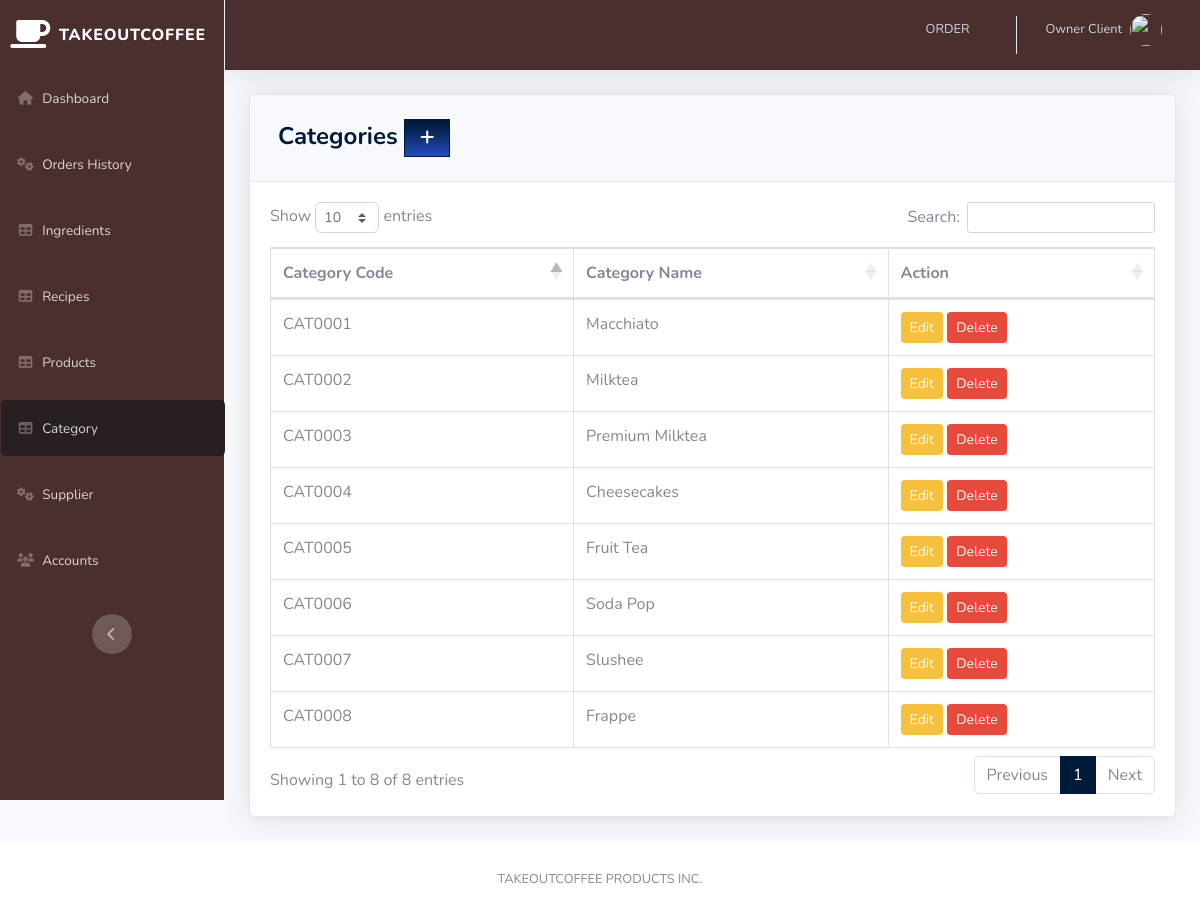
Page /pages/category.php (signed in) on the committed database.
### tables this page shows
CREATE TABLE `category` (
  `category_id` int(11) NOT NULL,
  `category_name` varchar(50) DEFAULT NULL
);

### pages/category.php (the view, shortened to what this page needs)
<?php
include '../includes/connection.php';
include '../includes/sidebar.php';
$sql = "SELECT category_id, category_name FROM category ORDER BY category_name ASC";
$result = mysqli_query($db, $sql) or die("Bad SQL: $sql");
?>
<div class="card shadow mb-4">
    <div class="card-header py-3">
        <h4 class="m-2 font-weight-bold text-primary">
            Categories
            <a href="#" data-toggle="modal" data-target="#aModal" class="btn btn-primary bg-gradient-primary" style="border-radius: 0px;">
                <i class="fas fa-fw fa-plus"></i>
            </a>
        </h4>
    </div>
    <div class="card-body">
        <div class="table-responsive">
            <table class="table table-bordered" id="dataTable" width="100%" cellspacing="0">
                <thead>
                    <tr>
                        <th>Category Code</th>
                        <th>Category Name</th>
                        <th>Action</th>
                    </tr>
                </thead>
                <tbody>
                    <?php
                    while ($row = mysqli_fetch_assoc($result)) {
                        echo '<tr>';
                        echo '<td>CAT' . str_pad($row['category_id'], 4, '0', STR_PAD_LEFT) . '</td>';
                        echo '<td>' . $row['category_name'] . '</td>';
                        echo '<td>
                        <button
                            class="btn btn-warning btn-sm edit-category-button"
                            data-toggle="modal"
                            data-target="#editCategoryModal"
                            data-id="' . $row['category_id'] . '"
                            data-name="' . $row['category_name'] . '">
                            Edit
                        </button>
                        <a href="delete_category.php?id=' . $row['category_id'] . '" class="btn btn-danger btn-sm" onclick="return confirm(\'Are you sure?\')">Delete</a>
                    </td>';
                        echo '</tr>';
                    }
                    ?>
                </tbody>
            </table>
        </div>
    </div>
</div>
<?php include '../includes/footer.php'; ?>

### includes/sidebar.php (shortened to what this page needs)
<!DOCTYPE html>
<html lang="en">
<head>
  <link href="../vendor/fontawesome-free/css/all.min.css" rel="stylesheet" type="text/css">
  <link href="../css/sb-admin-2.min.css" rel="stylesheet">
  <link href="../vendor/datatables/dataTables.bootstrap4.min.css" rel="stylesheet">
</head>
<body id="page-top">
  <div id="wrapper">
    <ul class="navbar-nav sidebar sidebar-dark accordion" id="accordionSidebar" style="background-color: #4B2E2E;">
      <a class="sidebar-brand d-flex align-items-center justify-content-center" href="index.php">
        <div class="sidebar-brand-icon rotate-n-14">
          <i class="fas fa-coffee"></i>
        </div>
        <div class="sidebar-brand-text mx-2 text-white">TAKEOUTCOFFEE</div>
      </a>
      <li class="nav-item">
        <a class="nav-link" href="index.php">
          <i class="fas fa-fw fa-home"></i>
          <span>Dashboard</span></a>
      </li>
      <li class="nav-item">
        <a class="nav-link" href="transaction.php">
          <i class="fas fa-fw fa-cogs"></i>
          <span>Orders History</span></a>
      </li>
      <li class="nav-item">
        <a class="nav-link" href="pro_ingredients.php">
          <i class="fas fa-fw fa-table"></i>
          <span>Ingredients</span></a>
      </li>
      <li class="nav-item">
        <a class="nav-link" href="pro_recipe.php">
          <i class="fas fa-fw fa-table"></i>
          <span>Recipes</span></a>
      </li>
      <li class="nav-item">
        <a class="nav-link" href="product.php">
          <i class="fas fa-fw fa-table"></i>
          <span>Products</span></a>
      </li>
      <li class="nav-item">
        <a class="nav-link" href="category.php">
          <i class="fas fa-fw fa-table"></i>
          <span>Category</span></a>
      </li>
      <li class="nav-item">
        <a class="nav-link" href="supplier.php">
          <i class="fas fa-fw fa-cogs"></i>
          <span>Supplier</span></a>
      </li>
      <li class="nav-item">
        <a class="nav-link" href="user.php">
          <i class="fas fa-fw fa-users"></i>
          <span>Accounts</span></a>
      </li>
      <div class="text-center d-none d-md-inline mt-3">
        <button class="rounded-circle border-0" id="sidebarToggle"></button>
      </div>
    </ul>
    <?php include_once 'topbar.php'; ?>

### includes/topbar.php (shortened to what this page needs)
<div id="content-wrapper" class="d-flex flex-column">
  <div id="content">
    <nav class="navbar navbar-expand navbar-light topbar mb-4 static-top shadow" style="background-color: #4B2E2E;">
      <ul class="navbar-nav ml-auto">
        <li class="nav-item dropdown no-arrow">
          <a class="nav-link" href="pos.php" role="button">
            <span class="mr-2 d-none d-lg-inline text-white-600 small">ORDER</span>
          </a>
        </li>
        <li class="nav-item dropdown no-arrow">
          <a class="nav-link dropdown-toggle" href="#" id="userDropdown" role="button" data-toggle="dropdown" aria-haspopup="true" aria-expanded="false">
            <span class="mr-2 d-none d-lg-inline text-white-600 small"><?php echo  $_SESSION['FIRST_NAME']. ' '.$_SESSION['LAST_NAME'] ;?></span>
            <img class="img-profile rounded-circle"
            <?php
              if($_SESSION['GENDER']=='Male'){
                echo 'src="https://encrypted-tbn0.gstatic.com/images?q=tbn:ANd9GcTS0rikanm-OEchWDtCAWQ_s1hQq1nOlQUeJr242AdtgqcdEgm0Dg"';
              }else{
                echo 'src="https://encrypted-tbn0.gstatic.com/images?q=tbn:ANd9GcSNngF0RFPjyGl4ybo78-XYxxeap88Nvsyj1_txm6L4eheH8ZBu"';
              }
            ?>>
          </a>
        </li>
      </ul>
    </nav>
    <div class="container-fluid">

### includes/footer.php (shortened to what this page needs)
        </div>
      </div>
      <footer class="sticky-footer bg-white">
        <div class="container my-auto">
          <div class="copyright text-center my-auto">
              <span>TAKEOUTCOFFEE PRODUCTS INC.</span>
          </div>
        </div>
      </footer>
    </div>
  </div>
</body>
</html>

### includes/sidebar.php (style rules this page uses)
#accordionSidebar { position: fixed; height: 50vh; z-index: 1000; transition: all 0.3s; }
#content { padding-left: 225px; transition: padding-left 0.3s; }
.nav-item .nav-link { border-radius: 5px; margin: 0 10px 0px 1px; padding: 0.75rem 1rem; transition: all 0.3s ease; margin-bottom: 10px; }
.nav-item .nav-link.active { background-color:hsl(0, 11.10%, 14.10%); color: white; box-shadow: 0 0 0px rgba(0, 0, 0, 0.0); }

### rows in the picture
category: category_id "0004", category_name "Cheesecakes"
category: category_id "0008", category_name "Frappe"
category: category_id "0005", category_name "Fruit Tea"
category: category_id "0001", category_name "Macchiato"
category: category_id "0002", category_name "Milktea"
category: category_id "0003", category_name "Premium Milktea"
category: category_id "0007", category_name "Slushee"
category: category_id "0006", category_name "Soda Pop"

### other values in the picture
$_SESSION['FIRST_NAME'] "Owner"
$_SESSION['LAST_NAME'] "Client"
